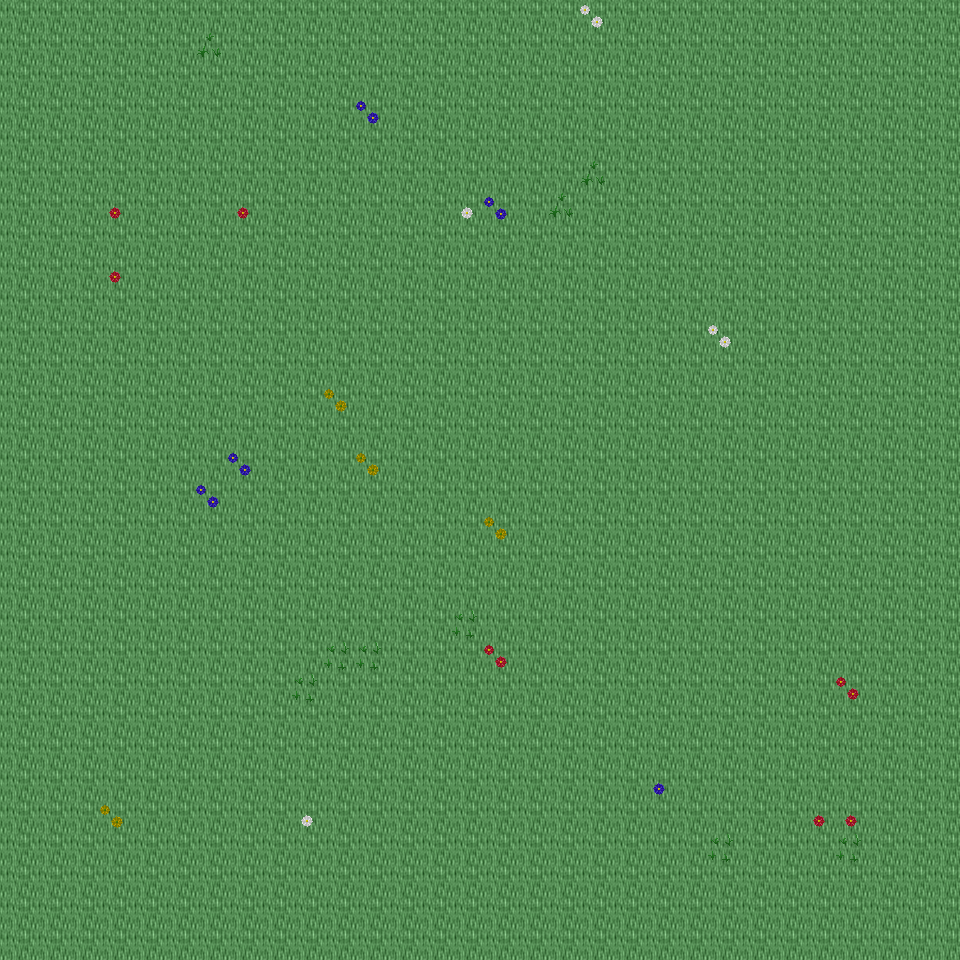

This is a level from a 2D game, rendered from its Tiled map with the project's own tilesets. A one-line summary and the map file follow, with tile-layer data summarised:
An orthogonal 30x30 tile map with 32x32 px tiles, 6 tile layers (Ground, Object, Object2, Above, ...), 14 tilesets and 4 objects (4x mapExit).

<map version="1.0" orientation="orthogonal" renderorder="right-down" width="30" height="30" tilewidth="32" tileheight="32" nextobjectid="5">
  <tileset firstgid="1" name="tileset_ground_ground" tilewidth="32" tileheight="32" tilecount="33" columns="3">
    <image source="../drawable/tileset_ground_ground.png" width="96" height="352" />
  </tileset>
  <tileset firstgid="34" name="tileset_plant_flower_daisy_white" tilewidth="32" tileheight="32" tilecount="8" columns="2">
    <image source="../drawable/tileset_plant_flower_daisy_white.png" width="64" height="128" />
  </tileset>
  <tileset firstgid="42" name="tileset_plant_flower_daisy_yellow" tilewidth="32" tileheight="32" tilecount="8" columns="2">
    <image source="../drawable/tileset_plant_flower_daisy_yellow.png" width="64" height="128" />
  </tileset>
  <tileset firstgid="50" name="tileset_plant_flower_daisy_blue" tilewidth="32" tileheight="32" tilecount="8" columns="2">
    <image source="../drawable/tileset_plant_flower_daisy_blue.png" width="64" height="128" />
  </tileset>
  <tileset firstgid="58" name="tileset_plant_grasses" tilewidth="32" tileheight="32" tilecount="6" columns="3">
    <image source="../drawable/tileset_plant_grasses.png" width="96" height="64" />
  </tileset>
  <tileset firstgid="64" name="tileset_plant_flower_daisy_red" tilewidth="32" tileheight="32" tilecount="8" columns="2">
    <image source="../drawable/tileset_plant_flower_daisy_red.png" width="64" height="128" />
  </tileset>
  <tileset firstgid="72" name="tileset_plant_tree_tree_darkgreen" tilewidth="32" tileheight="32" tilecount="88" columns="8">
    <image source="../drawable/tileset_plant_tree_tree_darkgreen.png" width="256" height="352" />
  </tileset>
  <tileset firstgid="160" name="tileset_logic_creature_elf" tilewidth="32" tileheight="32" tilecount="16" columns="8">
    <image source="../drawable/tileset_logic_creature_elf.png" width="256" height="64" />
  </tileset>
  <tileset firstgid="176" name="tileset_logic_creature_animal" tilewidth="32" tileheight="32" tilecount="32" columns="8">
    <image source="../drawable/tileset_logic_creature_animal.png" width="256" height="128" />
  </tileset>
  <tileset firstgid="208" name="tileset_logic_collision" tilewidth="32" tileheight="32" tilecount="1" columns="1">
    <image source="../drawable/tileset_logic_collision.png" width="32" height="32" />
  </tileset>
  <tileset firstgid="209" name="tileset_logic_creature_ent" tilewidth="32" tileheight="32" tilecount="4" columns="4">
    <image source="../drawable/tileset_logic_creature_ent.png" width="128" height="32" />
  </tileset>
  <tileset firstgid="213" name="tileset_logic_creature_human_evil" tilewidth="32" tileheight="32" tilecount="16" columns="8">
    <image source="../drawable/tileset_logic_creature_human_evil.png" width="256" height="64" />
  </tileset>
  <tileset firstgid="229" name="tileset_ground_green_paving" tilewidth="32" tileheight="32" tilecount="18" columns="3">
    <image source="../drawable/tileset_ground_green_paving.png" width="96" height="192" />
  </tileset>
  <tileset firstgid="247" name="tileset_logic_protection" tilewidth="32" tileheight="32" tilecount="2" columns="2">
    <image source="../drawable/tileset_logic_protection.png" width="64" height="32" />
  </tileset>
  <layer name="Ground" width="30" height="30">
    <data>[900 cells, 900 non-empty, 1 distinct tile ids]</data>
  </layer>
  <layer name="Object" width="30" height="30">
    <data>[900 cells, 29 non-empty, 9 distinct tile ids]</data>
  </layer>
  <layer name="Object2" width="30" height="30">
    <data>[900 cells, 0 non-empty, 0 distinct tile ids]</data>
  </layer>
  <layer name="Above" width="30" height="30">
    <data>[900 cells, 0 non-empty, 0 distinct tile ids]</data>
  </layer>
  <layer name="Above2" width="30" height="30">
    <data>[900 cells, 0 non-empty, 0 distinct tile ids]</data>
  </layer>
  <layer name="Walkable" width="30" height="30">
    <data>[900 cells, 0 non-empty, 0 distinct tile ids]</data>
  </layer>
  <objectgroup name="MapEvents">
    <object id="1" name="north" type="mapExit" x="0" y="0" width="960" height="32">
      <properties>
        <property name="map" value="level_0_x189_y78" />
        <property name="x" value="0" />
        <property name="y" value="28" />
      </properties>
    </object>
    <object id="2" name="south" type="mapExit" x="0" y="928" width="960" height="32">
      <properties>
        <property name="map" value="level_0_x189_y80" />
        <property name="x" value="0" />
        <property name="y" value="1" />
      </properties>
    </object>
    <object id="3" name="west" type="mapExit" x="0" y="0" width="32" height="960">
      <properties>
        <property name="map" value="level_0_x188_y79" />
        <property name="x" value="28" />
        <property name="y" value="0" />
      </properties>
    </object>
    <object id="4" name="east" type="mapExit" x="928" y="0" width="32" height="960">
      <properties>
        <property name="map" value="level_0_x190_y79" />
        <property name="x" value="1" />
        <property name="y" value="0" />
      </properties>
    </object>
  </objectgroup>
</map>
